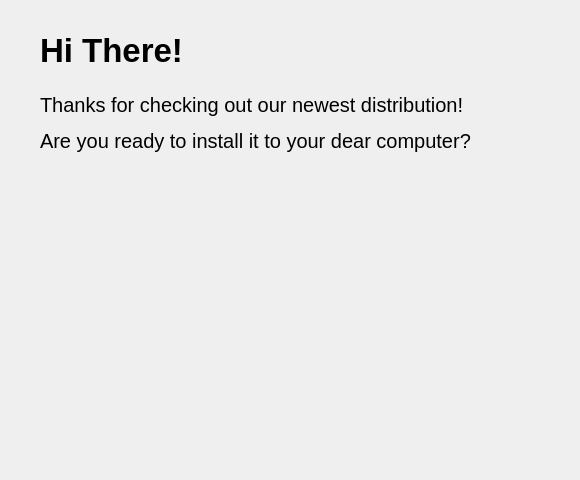
<?xml version="1.0" encoding="UTF-8"?>
<ui version="4.0">
 <class>GetStartTab</class>
 <widget class="QWidget" name="GetStartTab">
  <property name="geometry">
   <rect>
    <x>0</x>
    <y>0</y>
    <width>580</width>
    <height>480</height>
   </rect>
  </property>
  <property name="windowTitle">
   <string>Form</string>
  </property>
  <widget class="QLabel" name="label">
   <property name="geometry">
    <rect>
     <x>40</x>
     <y>30</y>
     <width>441</width>
     <height>40</height>
    </rect>
   </property>
   <property name="font">
    <font>
     <pointsize>25</pointsize>
     <weight>75</weight>
     <bold>true</bold>
    </font>
   </property>
   <property name="text">
    <string>Hi There!</string>
   </property>
  </widget>
  <widget class="QLabel" name="label_2">
   <property name="geometry">
    <rect>
     <x>40</x>
     <y>90</y>
     <width>501</width>
     <height>30</height>
    </rect>
   </property>
   <property name="font">
    <font>
     <pointsize>15</pointsize>
    </font>
   </property>
   <property name="text">
    <string>Thanks for checking out our newest distribution!</string>
   </property>
  </widget>
  <widget class="QLabel" name="label_3">
   <property name="geometry">
    <rect>
     <x>40</x>
     <y>120</y>
     <width>521</width>
     <height>41</height>
    </rect>
   </property>
   <property name="font">
    <font>
     <pointsize>15</pointsize>
    </font>
   </property>
   <property name="text">
    <string>Are you ready to install it to your dear computer?</string>
   </property>
  </widget>
 </widget>
 <resources/>
 <connections/>
</ui>
